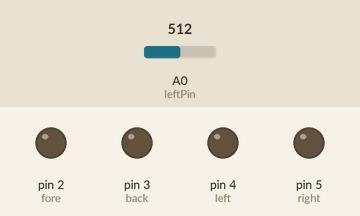
Simulated run of this sketch. Board: Arduino Uno, built with avr-gcc and run on an emulated ATmega328P. Shown: output pins drawn as LEDs (lit = HIGH). Dashed ring = blinking. The inputs (shaded band) are chosen by the test bench; at power-on: A0 (leftPin) = 512.

Above: at 1.2 s.
1.3 s: A0 (leftPin) set to 317
2.8 s: A0 (leftPin) set to 288
At 3.3 s:
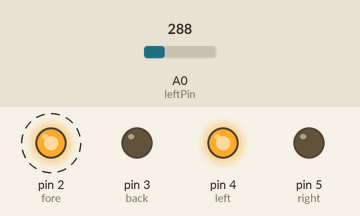
At 5.9 s:
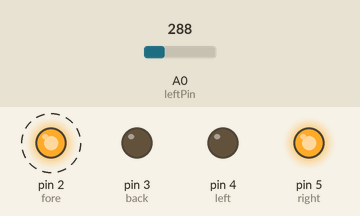
Timing chart, 0 to 7.4 s (numbered marks = the images above; inputs shaded):
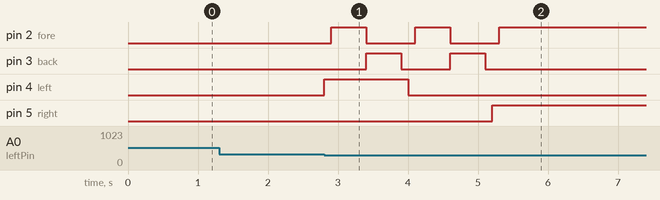

The sketch:

PaddleShiftMR2.ino
```cpp
/* Mr6 paddle shifter code 1/13/13 */

const int fore =  2;
const int back =  3;
const int left =  4;
const int right =  5;


int leftPin = A0;
int rightPin = A0;
int reversePin = A0;
int neutralPin = A0;
int tap = 0;


int gear =  0;

void setup() {
  // set the digital pin as output:
pinMode(fore, OUTPUT);
pinMode(back, OUTPUT);
pinMode(left, OUTPUT);
pinMode(right, OUTPUT);


digitalWrite(fore, LOW);
digitalWrite(back, LOW);
digitalWrite(left, LOW);
digitalWrite(right, LOW);

}


void loop()
{
tap = analogRead(leftPin);
;

    if (tap > 700)
    {

      switch (gear) {
    case -1:
      //do nothing
      break;

    case 0:
      //do nothing
      break;

    case 1:
      //do nothing
      break;

    case 2:
      //downshift to gear 1
      digitalWrite(back, LOW);

      digitalWrite(fore, HIGH);
      delay(500);
      gear =  1;
      break;

    case 3:
      //downshift to gear 2
      digitalWrite(fore, LOW);
      delay(100);
      digitalWrite(left, HIGH);
      delay(100);
      digitalWrite(back, HIGH);
      delay(500);
      gear =  2;
      break;

    case 4:
      //downshift to gear 3
      digitalWrite(back, LOW);

      digitalWrite(fore, HIGH);
      delay(500);
      gear =  3;
      break;

    case 5:
      //downshift to gear 4
      digitalWrite(fore, LOW);
      delay(100);
      digitalWrite(right, LOW);
      delay(100);
      digitalWrite(back, HIGH);
      delay(500);
      gear =  4;
      break;

      }
    }


    if (tap < 300)
    {

      switch (gear) {
    case -1:
      //upshift to gear 0
      digitalWrite(back, LOW);
      delay(100);
      digitalWrite(right, LOW);
      delay(500);
      gear =  0;
      break;

    case 0:
      //upshift to gear 1
      digitalWrite(left, HIGH);
      delay(100);
      digitalWrite(fore, HIGH);
      delay(500);
      gear =  1;
      break;

    case 1:
      //upshift to gear 2
      digitalWrite(fore, LOW);

      digitalWrite(back, HIGH);
      delay(500);
      gear =  2;
      break;

    case 2:
      //upshift to gear 3
      digitalWrite(back, LOW);
      delay(100);
      digitalWrite(left, LOW);
      delay(100);
      digitalWrite(fore, HIGH);
      delay(500);
      gear =  3;
      break;

    case 3:
      //upshift to gear 4
      digitalWrite(fore, LOW);

      digitalWrite(back, HIGH);
      delay(500);
      gear =  4;
      break;

    case 4:
      //upshift to gear 5
      digitalWrite(back, LOW);
      delay(100);
      digitalWrite(right, HIGH);
      delay(100);
      digitalWrite(fore, HIGH);
      delay(500);
      gear =  5;
      break;

    case 5:
      //do nothing
      break;

      }
    }
   /*
    if (reverse_tap > 500)
    {

      switch (gear) {
    case -1:
     //do nothing
      break;

    case 0:
      //shift into reverse
      digitalWrite(back, HIGH);
      gear =  -1;
      break;

    case 1:
     //do nothing
      break;
    case 2:
      //do nothing
      break;
    case 3:
    //do nothing
      break;
    case 4:
      //do nothing
      break;
    case 5:
      //do nothing
      break;

      }

    }


    if (neutral_tap > 500)
    {

     digitalWrite(gear1, LOW);
     digitalWrite(gear2, LOW);
     digitalWrite(gear3, LOW);
     digitalWrite(gear4, LOW);
     digitalWrite(gear5, LOW);
     digitalWrite(gearR, LOW);
     gear = 0;

    }

*/
  }
```

Measured:
- the behaviour switches between 300 and 299 on A0 (leftPin) (found by bisection; images 0 and 1)
- after the input at 1.3 s, every drawn part: stays the same
- after the input at 2.8 s, pin 2 (fore): alternates HIGH for 0.50 s and LOW for 0.70 s, 5 changes in all, then stays HIGH, starting after 0.10 s; pin 3 (back): alternates HIGH for 0.50 s and LOW for 0.70 s, 4 changes in all, then stays LOW, starting after 0.60 s; pin 4 (left): LOW → HIGH at once, → LOW 1.2 s later; pin 5 (right): LOW → HIGH after 2.4 s
